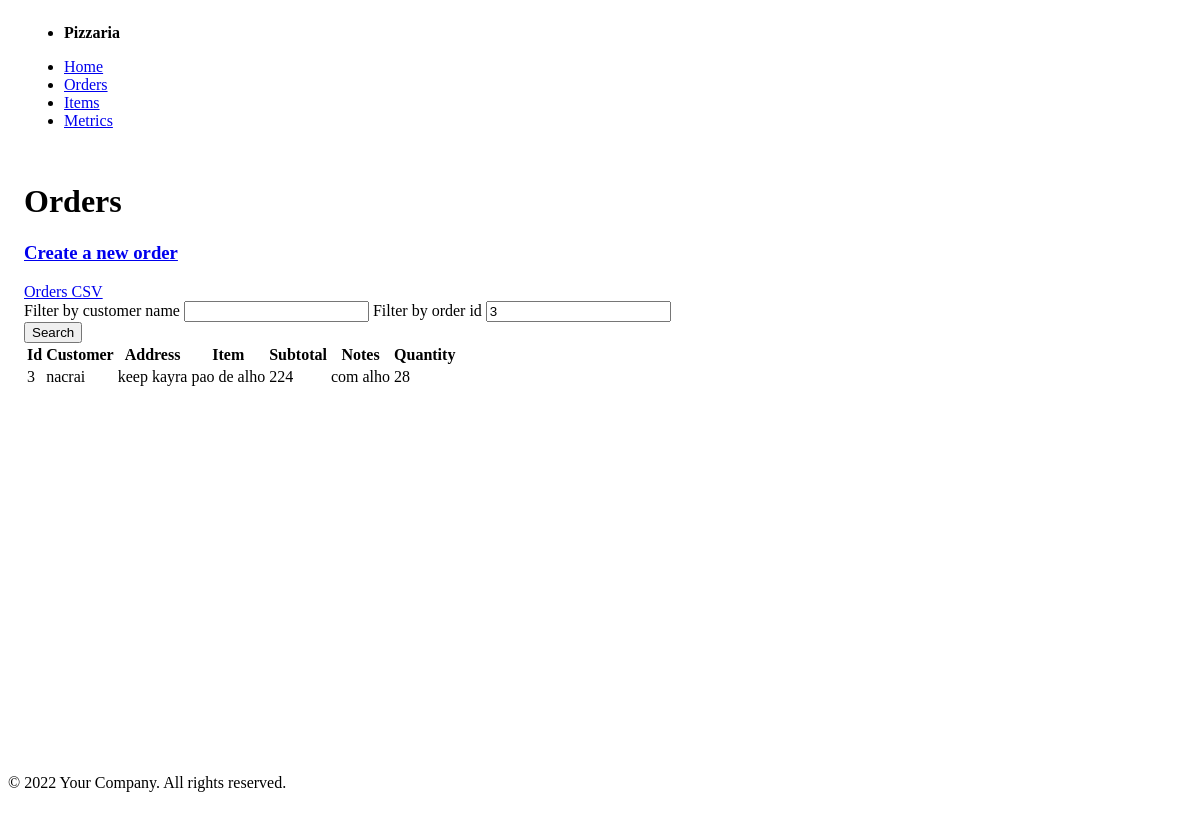
Page /public/order/index.php?id=3 on the committed database.
### tables this page shows
CREATE TABLE orders (
  id INTEGER PRIMARY KEY,
  customer TEXT NOT NULL,
  `address` TEXT NOT NULL,
  item_id INTEGER NOT NULL,
  quantity INTEGER NOT NULL DEFAULT 1,
  created_at INTEGER NOT NULL DEFAULT (strftime('%s')), notes TEXT,

  FOREIGN KEY (item_id) REFERENCES items(id)
);

### model/order.php (called while the page is built, shortened)
<?php
require_once __DIR__ . '/item.php';
class Order {
  function __construct(?int $id, string $customer, string $address, int $quantity = 1, ?string $notes = null, ?Item $item = null, ?string $date = null) {
    $this->id = $id;
    $this->customer = $customer;
    $this->address = $address;
    $this->quantity = $quantity;
    $this->notes = $notes;
    $this->item = $item;
  }
  public static function find(int $id) {
    $db = DB::getInstance();
    $req = $db->prepare('SELECT orders.id, customer, address, created_at as `date`, quantity, notes,
                                items.id as item_id, items.name as item_name, items.price as item_price, items.description as item_description
                         FROM orders
                         INNER JOIN items ON orders.item_id = items.id
                         WHERE orders.id = :id
                         ORDER BY created_at DESC;
                      ');
    $req->execute(['id' => $id]);
    $order = $req->fetch();
    $item = new Item($order['item_id'], $order['item_name'], $order['item_price'], $order['item_description']);
    return new Order($order['id'], $order['customer'], $order['address'], $order['quantity'], $order['notes'], $item, $order['date']);
  }
}

### model/item.php (called while the page is built, shortened)
<?php
class Item {
  function __construct(?int $id, string $name, int $price, string $description) {
    $this->name = $name;
    $this->price = $price;
  }
}

### public/components/order_table.php (the view)
<?php
require_once __DIR__ . "/../../model/order.php";
$customer = isset($_GET['name']) && $_GET["name"] ? $_GET['name'] : null;
if (!isset($_GET['id']) || !$_GET['id']) {
  $orders = Order::all($customer);
} else {
  $order = Order::find($_GET['id']);
  $orders = $order ? [$order] : [];
}
?>
<table role="grid">
  <thead>
    <tr>
      <th>Id</th>
      <th>Customer</th>
      <th>Address</th>
      <th>Item</th>
      <th>Subtotal</th>
      <th>Notes</th>
      <th>Quantity</th>
    </tr>
  </thead>
  <tbody>
    <?php foreach ($orders as $order): ?>
      <tr>
        <td><?= $order->id ?></td>
        <td><?= $order->customer ?></td>
        <td><?= $order->address ?></td>
        <td><?= $order->item->name ?></td>
        <td><?= $order->item->price * $order->quantity ?></td>
        <td><?= $order->notes ?></td>
        <td><?= $order->quantity ?></td>
      </tr>
    <?php endforeach; ?>
  </tbody>
</table>

### rows in the picture
orders: id "3", customer "nacrai", address "keep kayra", name "pao de alho", quantity "224", notes "com alho", quantity "28"
